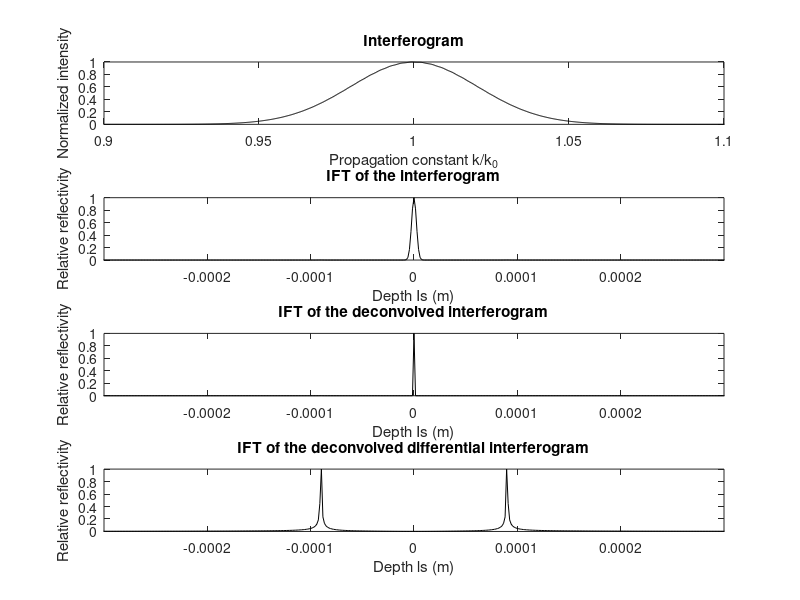

Write MATLAB code to recreate this figure.
% from Biomedical Optics by Wang and Wu
% Chapter 9

% Use SI units throughout 
lambda0 = 830E-9; % center wavelength of source 
dlambda = 20E-9; % FWHM wavelength bandwidth of source 
ns=1.38; % refractive index of sample 
ls1 = 90E-6; % location of backscatterer 1 
ls2 = 150E-6; % location of backscatterer 2 
rs1 = 0.001; % reflectivity of backscatterer 1 - was 0.5
rs2 = 0.0; %rs2 = 0.0; % reflectivity of backscatterer 2 was 0.25
k0=2*pi/lambda0; % center propagation constant 
delta_k=2*pi*dlambda/lambda0^2; % FWHM bandwidth of k 
sigma_k = delta_k/sqrt(2*log(2)); % standard deviation of k 

N=2^10; %N=100; % number of sampling points was 2^10 
nsigma = 5; % number of standard deviations to plot on each side of kO 

subplot(4,1,1); % Generate the interferogram 
k = k0 + sigma_k*linspace(-nsigma,nsigma, N); % array for k 
S_k = exp(-(1/2)*(k-k0).^2/sigma_k^2); % Gaussian source PSD 
E_s1 = rs1*exp(i*2*k*ns*ls1); % sample electric field from scatter 1 
E_s2 = rs2*exp(i*2*k*ns*ls2); % sample electric field from scatter 2 
I_k1 = S_k .* abs(1 + E_s1 + E_s2).^2; % interferogram (r_R = 1) 
plot(k/k0,I_k1/max(I_k1), 'k'); 
title('Interferogram'); 
xlabel('Propagation constant k/k_0'); 
ylabel('Normalized intensity'); 
axis([0.9 1.1 0 1]); 

subplot(4,1,2); % Inverse Fourier transform (IFT) of the interferogram 
spec1 =abs(fftshift(ifft(I_k1)))/sqrt(N); 
dls_prime = 1/(2*nsigma*sigma_k/(2*pi)); % bin = 1/sampling range 
ls_prime = dls_prime*(-N/2:N/2-1); % frequency array 
plot(ls_prime/(2*ns),spec1/max(spec1), 'k'); % scale the frequency 
title('IFT of the interferogram'); 
xlabel('Depth Is (m)'); 
ylabel('Relative reflectivity'); 
axis([-2*ls2 2*ls2 0 1]); 

subplot(4,1,3); % IFT of the deconvolved interferogram 
spec1_norm =abs(fftshift(ifft(I_k1./S_k) ) )/sqrt(N); 
dls_prime = 1/(2*nsigma*sigma_k/(2*pi)); % bin size = 1/sampling range 
ls_prime = dls_prime*(-N/2:N/2-1); % frequency array 
plot(ls_prime/(2*ns),spec1_norm/max(spec1_norm), 'k'); 
title('IFT of the deconvolved interferogram'); 
xlabel('Depth Is (m)'); 
ylabel('Relative reflectivity'); 
axis([-2*ls2 2*ls2 0 1]); 

subplot(4,1,4); % IFT of the deconvolved differential interferogram 
I_k2 = S_k .* abs(-1 + E_s1 + E_s2).^2; % interferogram 
delta_I_k = I_k1 - I_k2; 
spec2=abs(fftshift(ifft(delta_I_k./S_k)))/sqrt(N); 
plot(ls_prime/(2*ns),spec2/max(spec2), 'k'); 
title('IFT of the deconvolved differential interferogram'); 
xlabel('Depth ls (m)') ; 
ylabel('Relative reflectivity') ; 
axis([-2*ls2 2*ls2 0 1]) ; 
